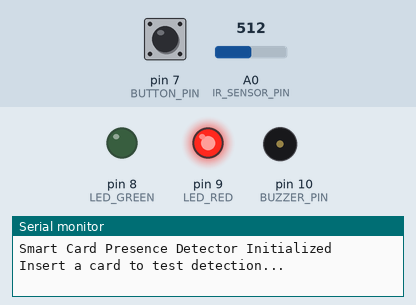
This sketch was run on a simulated Arduino Uno, built with avr-gcc and run on an emulated ATmega328P. Parts: output pins drawn as LEDs (lit = HIGH), buzzer (waves = sounding, pin HIGH), the last lines printed to the serial monitor. Dashed ring = blinking. The inputs (shaded band) are chosen by the test bench; at power-on: A0 (IR_SENSOR_PIN) = 512, pin 7 (BUTTON_PIN) HIGH.

Above: at 1.5 s.
1.6 s: A0 (IR_SENSOR_PIN) set to 488
At 4.0 s:
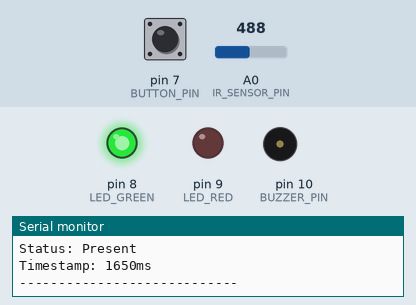
4.6 s: A0 (IR_SENSOR_PIN) set to 510
At 4.82 s:
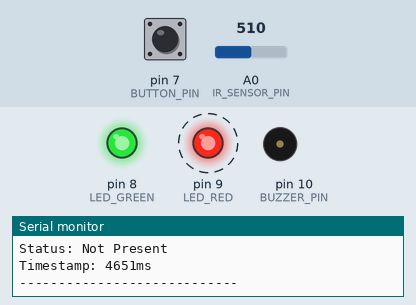
7.6 s: pin 7 (BUTTON_PIN) pulled LOW for 1 s
At 7.75 s:
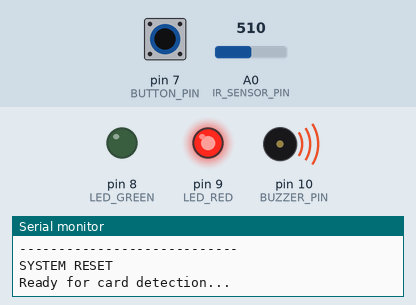
10.1 s: pin 7 (BUTTON_PIN) pulled LOW for 3.2 s
At 13.9 s:
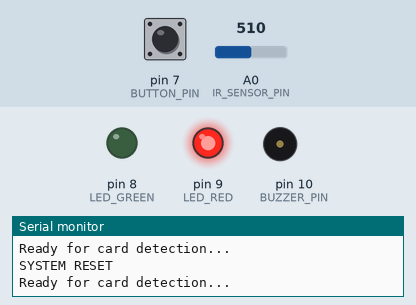
14.8 s: A0 (IR_SENSOR_PIN) set to 490
At 15.48 s:
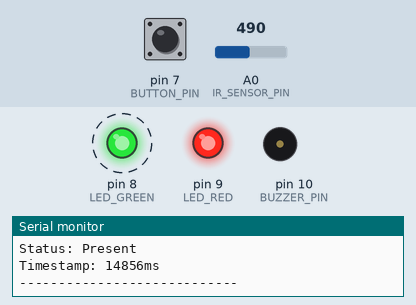
Timing chart, 0 to 17.8 s (numbered marks = the images above; inputs shaded):
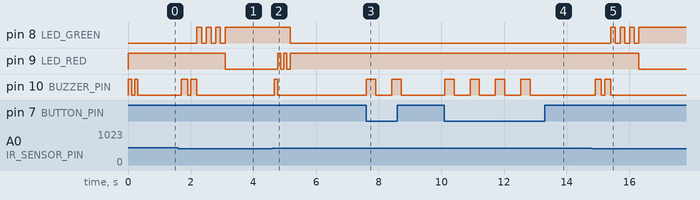

The sketch:

card_presence_detector.ino
```cpp
const int IR_SENSOR_PIN = A0;
const int LED_GREEN = 8;
const int LED_RED = 9;
const int BUZZER_PIN = 10;
const int BUTTON_PIN = 7;

bool cardPresent = false;
bool lastCardState = false;
unsigned long lastDebounceTime = 0;
const unsigned long debounceDelay = 50;

void setup() {
  Serial.begin(9600);
  Serial.println("Smart Card Presence Detector Initialized");
  Serial.println("Insert a card to test detection...");

  pinMode(IR_SENSOR_PIN, INPUT);
  pinMode(LED_GREEN, OUTPUT);
  pinMode(LED_RED, OUTPUT);
  pinMode(BUZZER_PIN, OUTPUT);
  pinMode(BUTTON_PIN, INPUT_PULLUP);

  digitalWrite(LED_RED, HIGH);
  digitalWrite(LED_GREEN, LOW);

  beep(100);
  delay(100);
  beep(100);
}

void loop() {
  bool sensorReading = analogRead(IR_SENSOR_PIN) < 500;

  if (sensorReading != lastCardState) {
    lastDebounceTime = millis();
  }

  if ((millis() - lastDebounceTime) > debounceDelay) {
    if (sensorReading != cardPresent) {
      cardPresent = sensorReading;

      if (cardPresent) {
        cardInserted();
      } else {
        cardRemoved();
      }
    }
  }

  lastCardState = sensorReading;

  if (digitalRead(BUTTON_PIN) == LOW) {
    resetSystem();
    delay(500);
  }

  updateIndicators();

  delay(10);
}

void cardInserted() {
  Serial.println("CARD DETECTED!");
  Serial.println("Card Type: Standard Size Card");
  Serial.println("Status: Present");
  Serial.println("Timestamp: " + String(millis()) + "ms");
  Serial.println("----------------------------");

  beep(200);
  delay(100);
  beep(200);

  blinkLED(LED_GREEN, 3, 150);
}

void cardRemoved() {
  Serial.println("CARD REMOVED");
  Serial.println("Status: Not Present");
  Serial.println("Timestamp: " + String(millis()) + "ms");
  Serial.println("----------------------------");

  beep(100);

  blinkLED(LED_RED, 2, 100);
}

void updateIndicators() {
  if (cardPresent) {
    digitalWrite(LED_GREEN, HIGH);
    digitalWrite(LED_RED, LOW);
  } else {
    digitalWrite(LED_GREEN, LOW);
    digitalWrite(LED_RED, HIGH);
  }
}

void beep(int duration) {
  digitalWrite(BUZZER_PIN, HIGH);
  delay(duration);
  digitalWrite(BUZZER_PIN, LOW);
}

void blinkLED(int ledPin, int times, int interval) {
  for (int i = 0; i < times; i++) {
    digitalWrite(ledPin, HIGH);
    delay(interval);
    digitalWrite(ledPin, LOW);
    delay(interval);
  }
}

void resetSystem() {
  Serial.println("SYSTEM RESET");
  Serial.println("Ready for card detection...");

  digitalWrite(LED_GREEN, LOW);
  digitalWrite(LED_RED, HIGH);

  beep(300);
}

void displayStatus() {
  Serial.println("=== SYSTEM STATUS ===");
  Serial.println("Card Present: " + String(cardPresent ? "YES" : "NO"));
  Serial.println("Sensor Reading: " + String(digitalRead(IR_SENSOR_PIN)));
  Serial.println("Uptime: " + String(millis()) + "ms");
  Serial.println("====================");
}
```

Measured:
- the behaviour switches between 500 and 499 on A0 (IR_SENSOR_PIN) (found by bisection; images 0 and 1)
- after the input at 1.6 s, pin 8 (LED_GREEN): alternates HIGH for 0.15 s and LOW for 0.15 s, 7 changes in all, then stays HIGH, starting after 0.60 s; pin 9 (LED_RED): HIGH → LOW after 1.5 s; pin 10 (BUZZER_PIN): alternates HIGH for 0.20 s and LOW for 0.10 s, 4 changes in all, then stays LOW, starting after 0.10 s
- after the input at 4.6 s, pin 8 (LED_GREEN): HIGH → LOW after 0.57 s; pin 9 (LED_RED): alternates HIGH for 0.10 s and LOW for 0.10 s, 5 changes in all, then stays HIGH, starting after 0.17 s; pin 10 (BUZZER_PIN): LOW → HIGH after 0.07 s, → LOW 0.10 s later
- after the input at 7.6 s, pin 10 (BUZZER_PIN): alternates HIGH for 0.30 s and LOW for 0.51 s, 4 changes in all, then stays LOW, starting at once
- after the input at 10.1 s, pin 10 (BUZZER_PIN): alternates HIGH for 0.30 s and LOW for 0.51 s, 8 changes in all, then stays LOW, starting at once
- after the input at 14.8 s, pin 8 (LED_GREEN): alternates HIGH for 0.15 s and LOW for 0.15 s, 7 changes in all, then stays HIGH, starting after 0.61 s; pin 9 (LED_RED): HIGH → LOW after 1.5 s; pin 10 (BUZZER_PIN): alternates HIGH for 0.20 s and LOW for 0.10 s, 4 changes in all, then stays LOW, starting after 0.11 s
